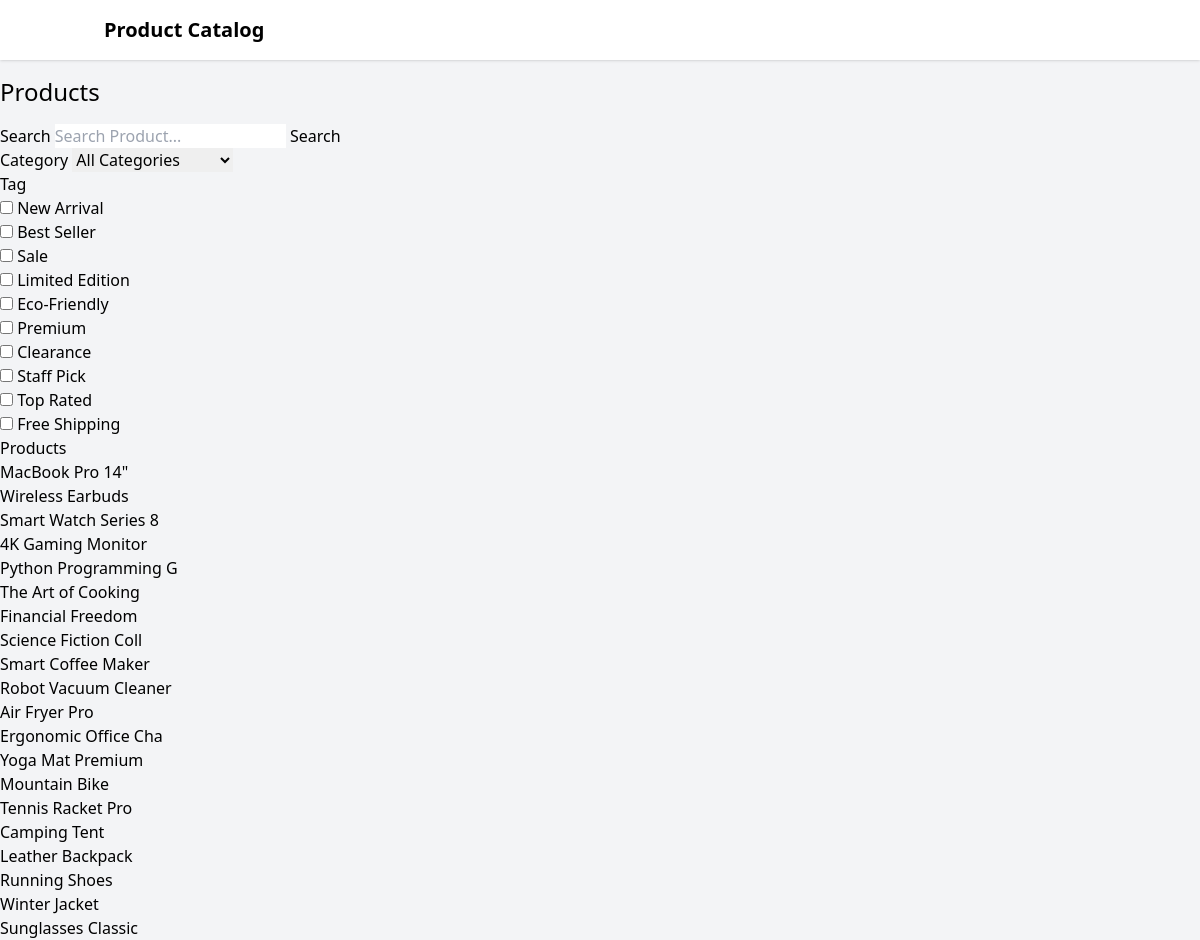
The page / on the database its author committed.
### products/models.py (models this page shows, shortened)
class Tag(models.Model):
    created_at = models.DateTimeField(auto_now_add=True)
    updated_at = models.DateTimeField(auto_now_add=True)
    name = models.CharField(max_length=20)
    def __str__(self):
        return self.name  # Outputs name when object is converted to string

class Product(models.Model):
    created_at = models.DateTimeField(auto_now_add=True)
    updated_at = models.DateTimeField(auto_now_add=True)
    name = models.CharField(max_length=20)
    description = models.TextField()
    price = models.DecimalField(max_digits=10, decimal_places=2)  # 9999999999.99
    category = models.ForeignKey(
        Category, on_delete=models.CASCADE, related_name="products"
    )
    tags = models.ManyToManyField(Tag, related_name="products")

### products/views.py (the view)
# urls.py: urlpatterns = [path("", views.products, name="products")]
def products(request):
    categories = Category.objects.all()
    tags = Tag.objects.all()
    products = Product.objects.all()
    print(products[0].__dict__)
    print(products[0].tags.all())
    search_query = request.GET.get("search", "")
    category_id_query = request.GET.get("category", "")
    tag_ids_query = request.GET.getlist("tags")
    if search_query:
        products = products.filter(
            Q(name__icontains=search_query) | Q(description__icontains=search_query)
        )
    if category_id_query:
        products = products.filter(Q(category_id=category_id_query))
    context = {
        "categories": categories,
        "tags": tags,
        "products": products,
        "search_query": search_query,
    }
    return render(request, "products.html", context)

### products/templates/products.html (shortened to what this page needs)
{% extends 'base.html' %}
{% block content %}
<h1 class="text-2xl mb-4">Products</h1>
<form method="GET" action="">
    <div>
        <label for="search">Search</label>
        <input type="text" name="search" id="search" value="{{search_query}}" placeholder="Search Product...">
        <button type="submit">Search</button>
    </div>
    <div>
        <label for="category">Category</label>
        <select name="category" id="category">
            <option value="">All Categories</option>
        </select>
    </div>
    <div>
        <label for="tag">Tag</label>
        {% for tag in tags %}
        <div>
            <input type="checkbox" name="tags" id="tag_{{ tag.id }}" value="{{ tag.id }}"
                {% if tag.id in selected_tags %}checked{% endif %}>
            <label for="tag_{{ tag.id }}">{{ tag.name }}</label>
        </div>
        {% endfor %}
    </div>
    <div>
        <label for="product">Products</label>
        {% for product in products  %}
        <div>
            {{ product.name }}
        </div>
        {% endfor %}
    </div>
</form>
{% endblock %}

### products/templates/base.html (shortened to what this page needs)
<!DOCTYPE html>
<html lang="en">
<head>
    <script src="https://cdn.tailwindcss.com"></script>
</head>
<body class="bg-gray-100">
    <nav class="bg-white shadow mb-4">
        <div class="container mx-auto px-4 py-4">
            <h1 class="text-xl font-bold">Product Catalog</h1>
        </div>
    </nav>
    {% block content %}
    {% endblock %}
</body>
</html>

### rows shown on the page
Tag: name "New Arrival"
Tag: name "Best Seller"
Tag: name "Sale"
Tag: name "Limited Edition"
Tag: name "Eco-Friendly"
Tag: name "Premium"
Tag: name "Clearance"
Tag: name "Staff Pick"
Tag: name "Top Rated"
Tag: name "Free Shipping"
Product: name "MacBook Pro 14\""
Product: name "Wireless Earbuds"
Product: name "Smart Watch Series 8"
Product: name "4K Gaming Monitor"
Product: name "Python Programming G"
Product: name "The Art of Cooking"
Product: name "Financial Freedom"
Product: name "Science Fiction Coll"
Product: name "Smart Coffee Maker"
Product: name "Robot Vacuum Cleaner"
Product: name "Air Fryer Pro"
Product: name "Ergonomic Office Cha"
Product: name "Yoga Mat Premium"
Product: name "Mountain Bike"
Product: name "Tennis Racket Pro"
Product: name "Camping Tent"
Product: name "Leather Backpack"
Product: name "Running Shoes"
Product: name "Winter Jacket"
Product: name "Sunglasses Classic"
